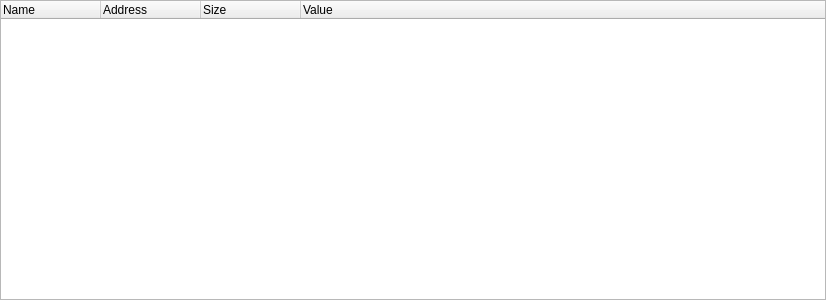
<?xml version="1.0" encoding="UTF-8"?>
<ui version="4.0">
 <class>StructWidget</class>
 <widget class="QWidget" name="StructWidget">
  <property name="geometry">
   <rect>
    <x>0</x>
    <y>0</y>
    <width>826</width>
    <height>300</height>
   </rect>
  </property>
  <property name="contextMenuPolicy">
   <enum>Qt::DefaultContextMenu</enum>
  </property>
  <property name="windowTitle">
   <string>Struct</string>
  </property>
  <property name="windowIcon">
   <iconset theme="struct" resource="../../resource.qrc">
    <normaloff>:/Default/icons/struct.png</normaloff>:/Default/icons/struct.png</iconset>
  </property>
  <layout class="QHBoxLayout" name="horizontalLayout">
   <property name="spacing">
    <number>0</number>
   </property>
   <property name="leftMargin">
    <number>0</number>
   </property>
   <property name="topMargin">
    <number>0</number>
   </property>
   <property name="rightMargin">
    <number>0</number>
   </property>
   <property name="bottomMargin">
    <number>0</number>
   </property>
   <item>
    <widget class="QTreeWidget" name="treeWidget">
     <property name="contextMenuPolicy">
      <enum>Qt::CustomContextMenu</enum>
     </property>
     <property name="alternatingRowColors">
      <bool>true</bool>
     </property>
     <property name="selectionBehavior">
      <enum>QAbstractItemView::SelectRows</enum>
     </property>
     <property name="indentation">
      <number>15</number>
     </property>
     <attribute name="headerCascadingSectionResizes">
      <bool>false</bool>
     </attribute>
     <column>
      <property name="text">
       <string>Name</string>
      </property>
     </column>
     <column>
      <property name="text">
       <string>Address</string>
      </property>
     </column>
     <column>
      <property name="text">
       <string>Size</string>
      </property>
     </column>
     <column>
      <property name="text">
       <string>Value</string>
      </property>
     </column>
    </widget>
   </item>
  </layout>
 </widget>
 <resources>
  <include location="../../resource.qrc"/>
 </resources>
 <connections/>
</ui>
